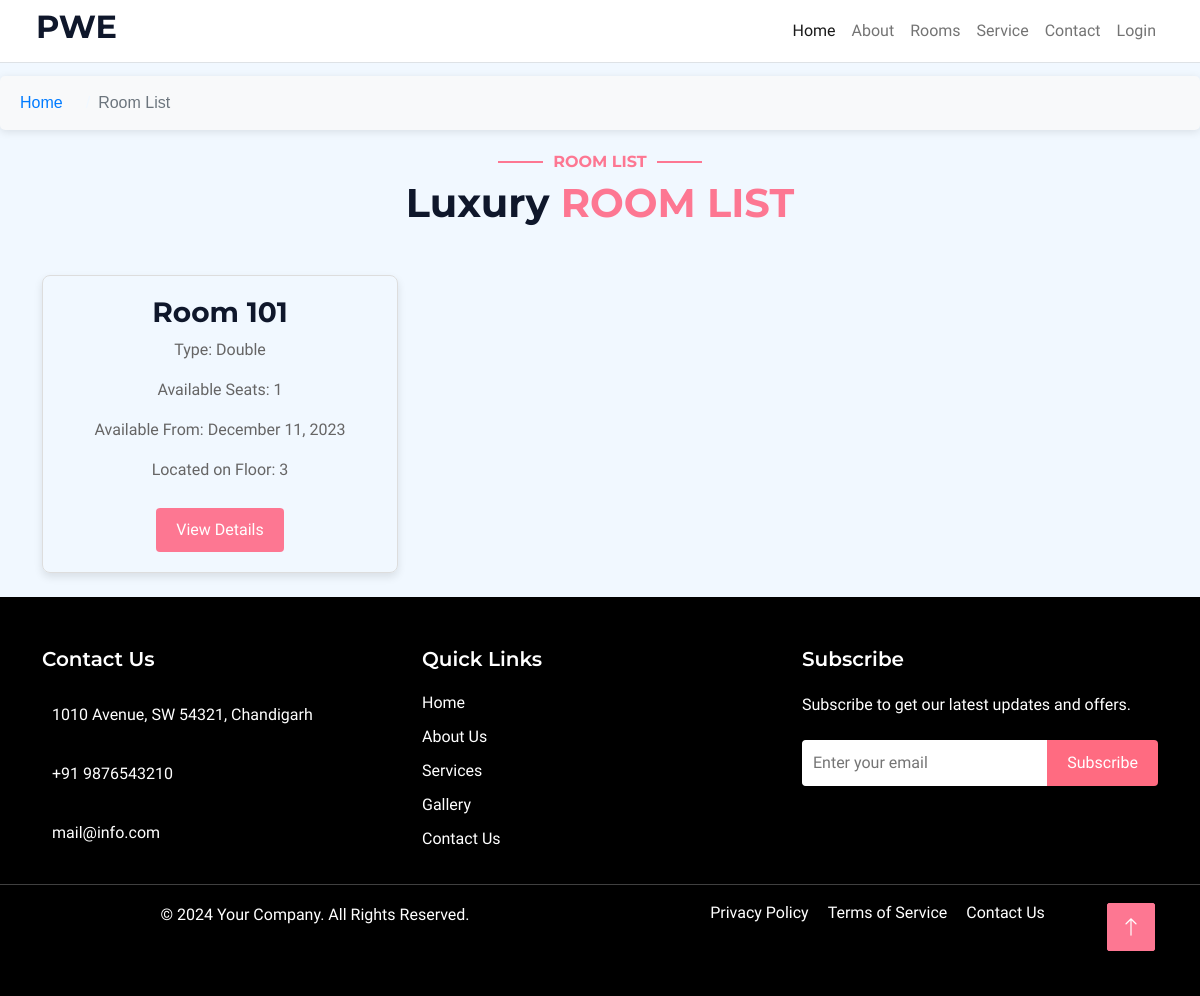
The app's page /room/rooms/, older data.
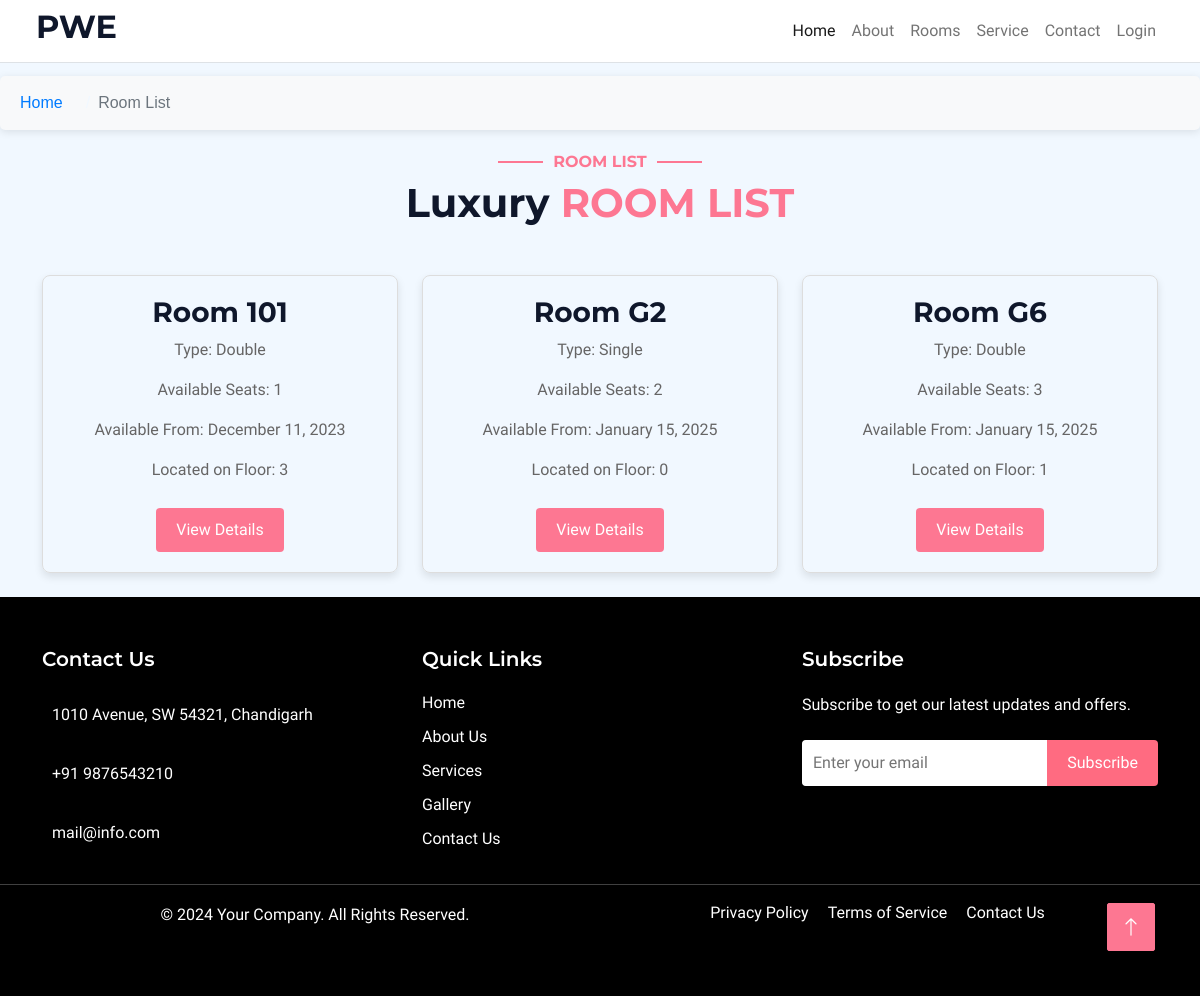
The same page, newer data.
### Room_Management/models.py (models this page shows, shortened)
class Room(models.Model):
    room_number = models.CharField(max_length=50)  # Unique identifier for the room
    available_seat = models.IntegerField()  # Number of available seats in the room
    TYPE_CHOICES = [
        ('single', 'Single'),
        ('double', 'Double'),
        ('triple', 'Triple'),
        ('customized', 'Customized'),
    ]
    type = models.CharField(max_length=20, choices=TYPE_CHOICES)  # Type of room
    available_date = models.DateField(null=True, blank=True)  # Date when the room becomes available
    floor = models.IntegerField()  # Floor number where the room is located

### Room_Management/views.py (the view)
# urls.py: path('rooms/', User_room_list, name='User_room_list'),
def User_room_list(request):
    rooms = Room.objects.all()
    return render(request, 'User_room_list.html', {'rooms': rooms})

### Room_Management/templates/User_room_list.html (shortened to what this page needs)
{% extends 'base1.html' %}
{% block breadcrumb %}
    <li class="breadcrumb-item"><a href="{% url 'User_post_list' %}">Home</a></li>
    <li class="breadcrumb-item active" aria-current="page">Room List</li>
{% endblock %}
{% block content %}
<div class="text-center wow fadeInUp" data-wow-delay="0.1s">
    <h6 class="section-title text-center text-uppercase" style="color: #FD7792;">Room List</h6>
    <h1 class="mb-5">Luxury <span class="text-uppercase" style="color: #FD7792;"> Room List</span></h1>
</div>
<div class="container mt-5">
    <div class="row">
        {% for room in rooms %}
        <div class="col-lg-4 col-md-6 mb-4">
            <div style="border: 1px solid #ddd; border-radius: 8px; padding: 20px; text-align: center; box-shadow: 0 4px 8px rgba(0, 0, 0, 0.1);">
                <h3>Room {{ room.room_number }}</h3>
                <p>Type: {{ room.get_type_display }}</p>
                <p>Available Seats: {{ room.available_seat }}</p>
                <p>Available From: {{ room.available_date|date:"F j, Y" }}</p>
                <p>Located on Floor: {{ room.floor }}</p>
                <a href="{% url 'User_room_detail' room.id %}" style="display: inline-block; margin-top: 10px; padding: 10px 20px; background-color: #FD7792; color: white; border-radius: 4px; text-decoration: none;">View Details</a>
            </div>
        </div>
        {% endfor %}
    </div>
</div>
{% endblock %}

### base/templates/base1.html (shortened to what this page needs)
<!DOCTYPE html>
<html lang="en">
<head>
    {% load static %}
    <link href="https://cdn.jsdelivr.net/npm/bootstrap-icons@1.4.1/font/bootstrap-icons.css" rel="stylesheet">
    <link rel="stylesheet" href="{% static 'user_static/lib/animate/animate.min.css' %}" >
    <link rel="stylesheet" href="{% static 'user_static/lib/owlcarousel/assets/owl.carousel.min.css' %}">
    <link rel="stylesheet" href="{% static 'user_static/lib/tempusdominus/css/tempusdominus-bootstrap-4.min.css' %}">
    <link rel="stylesheet" href="{% static 'user_static/css/bootstrap.min.css' %}" >
    <link rel="stylesheet" href="{% static 'user_static/css/style1.css' %}">
</head>
<body>
<header>
</head>
<body>
     <nav class="navbar navbar-expand-lg navbar-light bg-white px-4 border-bottom fixed-top">
        <div class="container-fluid">
            <h2>PWE</h2>
            <div class="collapse navbar-collapse" id="navbarSupportedContent">
                <ul class="navbar-nav ms-auto mb-2 mb-lg-0 text-end">
                 {% if user.is_authenticated %}
                         <li class="nav-item">
                            <a class="nav-link" href="{% url 'index' %}">Chat</a>
                        </li>
                         <li class="nav-item">
                            <a class="nav-link" href="{% url 'raise_ticket' %}">Raise_ticket</a>
                        </li>
                        <li class="nav-item">
                            <a class="nav-link" href="{% url 'user_profile' %}">Profile</a>
                        </li>
                        <li class="nav-item">
                            <a class="nav-link" href="{% url 'User_post_list' %}">Explore</a>
                        </li>
                        <li class="nav-item">
                            <a class="nav-link" href="{% url 'User_room_list' %}">Rooms</a>
                        </li>
                        <li class="nav-item">
                            <a class="nav-link" href="{% url 'user_logout' %}">Logout</a>
                        </li>
                    {% else %}
                        <li class="nav-item">
                            <a class="nav-link active" aria-current="page" href="{% url 'landing' %}">Home</a>
                        </li>
                       <li class="nav-item">
                            <a class="nav-link" href="{% url 'about' %}">About</a>
                        </li>
                        <li class="nav-item">
                            <a class="nav-link" href="{% url 'User_room_list' %}">Rooms</a>
                        </li>
                        <li class="nav-item">
                            <a class="nav-link" href="{% url 'service' %}">Service</a>
                        </li>
                        <li class="nav-item">
                            <a class="nav-link" href="{% url 'contact' %}">Contact</a>
                        </li>
                        <li class="nav-item">
                            <a class="nav-link" href="{% url 'base_login' %}">Login</a>
                        </li>
                    {% endif %}
              </ul>
            </div>
        </div>
    </nav>
<section id="breadcrumb">
    <nav aria-label="breadcrumb">
        <ol class="breadcrumb">
            {% block breadcrumb %}{% endblock %}
        </ol>
    </nav>
</section>
    {% block content %}
    {% endblock %}
    <footer class="footer-section">
        <div class="container">
            <div class="row">
                <div class="col-lg-4 col-md-6 footer-contact">
                    <h3 style="color: white;">Contact Us</h3>
                    <p> 1010 Avenue, SW 54321, Chandigarh</p>
                    <p> +91 9876543210</p>
                    <p> mail@info.com</p>
                </div>
                <div class="col-lg-4 col-md-6 footer-links">
                    <h3 style="color: white;">Quick Links</h3>
                    <ul>
                        <li><a href="{% url 'index' %}"> Home</a></li>
                        <li><a href="#"> About Us</a></li>
                        <li><a href="#"> Services</a></li>
                        <li><a href="#"> Gallery</a></li>
                        <li><a href="#"> Contact Us</a></li>
                    </ul>
                </div>
                <div class="col-lg-4 footer-subscribe">
                    <h3 style="color: white;">Subscribe</h3>
                    <p>Subscribe to get our latest updates and offers.</p>
                  <form id="subscription-form" method="post">
                        <input type="email" name="email" placeholder="Enter your email" required>
                        <button type="submit"> Subscribe</button>
                    </form>
                    <div class="social-links mt-4">
                    </div>
                </div>
            </div>
        </div>
        <hr>
        <div class="container">
            <div class="row">
                <div class="col-lg-6 col-md-12 footer-info">
                    <p>&copy; 2024 Your Company. All Rights Reserved.</p>
                </div>
                <div class="col-lg-6 col-md-12 footer-menu">
                    <ul>
                        <li><a href="#">Privacy Policy</a></li>
                        <li><a href="#">Terms of Service</a></li>
                        <li><a href="#">Contact Us</a></li>
                    </ul>
                </div>
            </div>
        </div>
    </footer>
    <a href="#" class="btn btn-lg btn-primary btn-lg-square back-to-top" style="background-color: #fd7792; border-color: #FD7792;"><i class="bi bi-arrow-up"></i></a>
</body>
</html>

### base/static/user_static/css/style1.css (style rules this page uses)
:root { --primary:#FD7792; --light: #F1F8FF; --dark: #0F172B; }
.back-to-top { position: fixed; display: none; right: 45px; bottom: 45px; z-index: 99; }
.btn { font-weight: 500; text-transform: uppercase; transition: .5s; }
.btn.btn-primary, .btn.btn-secondary { color: #FFFFFF; }
.btn-lg-square { width: 48px; height: 48px; }
.btn-square, .btn-sm-square, .btn-lg-square { padding: 0; display: flex; align-items: center; justify-content: center; font-weight: normal; border-radius: 2px; }
body { padding-top: 56px; }
.navbar { z-index: 1030; }
.breadcrumb-item + .breadcrumb-item::before { color: var(--light); }
.section-title { position: relative; display: inline-block; }
.section-title::before { position: absolute; content: ""; width: 45px; height: 2px; top: 50%; left: -55px; margin-top: -1px; background: var(--primary); }
.section-title::after { position: absolute; content: ""; width: 45px; height: 2px; top: 50%; right: -55px; margin-top: -1px; background: var(--primary); }
.footer-section { background-color: #000000; padding: 50px 0; color: #fff; font-size: 16px; }
.footer-section h3 { font-size: 20px; font-weight: 600; margin-bottom: 20px; }
.footer-section p { line-height: 1.8; }
.footer-links ul { list-style-type: none; padding-left: 0; }
.footer-links ul li { margin-bottom: 10px; }
.footer-links a { text-decoration: none; color: #fff; }
.footer-subscribe form { display: flex; margin-top: 20px; }
.footer-subscribe input[type="email"] { width: 70%; padding: 10px; border: 1px solid #fff; border-right: none; border-top-left-radius: 4px; border-bottom-left-radius: 4px; color: #333; }
.footer-subscribe button { background-color: #ff6b81; color: #fff; border: none; padding: 10px 20px; border-top-right-radius: 4px; border-bottom-right-radius: 4px; cursor: pointer; }
.footer-info, .footer-menu { text-align: center; }
.footer-menu ul { list-style-type: none; padding-left: 0; }
.footer-menu ul li { display: inline-block; margin-right: 15px; }
.footer-menu a { text-decoration: none; color: #fff; }

### base/templates/base1.html (style rules this page uses)
.nav-link { transition: all 0.3s ease-in-out; }
#breadcrumb { background-color: #f8f9fa; padding: 15px 20px; border-radius: 5px; box-shadow: 0 2px 8px rgba(0, 0, 0, 0.1); margin: 20px 0; font-family: 'Arial', sans-serif; }
.breadcrumb { display: flex; padding: 0; list-style: none; margin-bottom: 0; }
.breadcrumb-item { font-size: 16px; font-weight: 500; margin-right: 15px; }
.breadcrumb-item a { color: #007bff; text-decoration: none; }
.breadcrumb-item.active { color: #6c757d; }

Row changes from the older to the newer data that the page shows:
added Room: room_number "G2", type "Single", available_seat "2", available_date "January 15, 2025", floor "0"
added Room: room_number "G6", type "Double", available_seat "3", available_date "January 15, 2025", floor "1"
